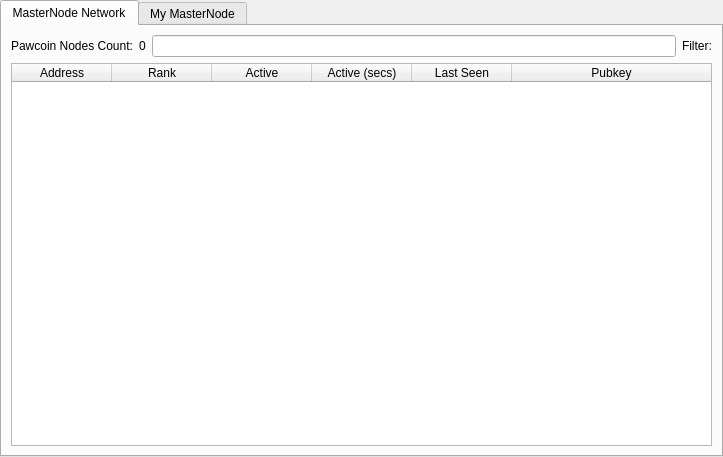
<?xml version="1.0" encoding="UTF-8"?>
<ui version="4.0">
 <class>MasternodeManager</class>
 <widget class="QWidget" name="MasternodeManager">
  <property name="geometry">
   <rect>
    <x>0</x>
    <y>0</y>
    <width>723</width>
    <height>457</height>
   </rect>
  </property>
  <property name="windowTitle">
   <string>Form</string>
  </property>
  <layout class="QVBoxLayout" name="topLayout">
   <property name="leftMargin">
    <number>0</number>
   </property>
   <property name="topMargin">
    <number>0</number>
   </property>
   <property name="rightMargin">
    <number>0</number>
   </property>
   <property name="bottomMargin">
    <number>0</number>
   </property>
   <item>
    <layout class="QVBoxLayout" name="verticalLayout">
     <property name="bottomMargin">
      <number>0</number>
     </property>
     <item>
      <widget class="QTabWidget" name="tabWidget">
       <property name="currentIndex">
        <number>0</number>
       </property>
       <widget class="QWidget" name="tab">
        <attribute name="title">
         <string>MasterNode Network</string>
        </attribute>
        <layout class="QGridLayout" name="gridLayout">
         <item row="1" column="0">
          <widget class="QTableWidget" name="tableWidget">
           <property name="editTriggers">
            <set>QAbstractItemView::NoEditTriggers</set>
           </property>
           <property name="alternatingRowColors">
            <bool>true</bool>
           </property>
           <property name="selectionBehavior">
            <enum>QAbstractItemView::SelectRows</enum>
           </property>
           <attribute name="horizontalHeaderStretchLastSection">
            <bool>true</bool>
           </attribute>
           <column>
            <property name="text">
             <string>Address</string>
            </property>
           </column>
           <column>
            <property name="text">
             <string>Rank</string>
            </property>
           </column>
           <column>
            <property name="text">
             <string>Active</string>
            </property>
           </column>
           <column>
            <property name="text">
             <string>Active (secs)</string>
            </property>
           </column>
           <column>
            <property name="text">
             <string>Last Seen</string>
            </property>
           </column>
           <column>
            <property name="text">
             <string>Pubkey</string>
            </property>
           </column>
          </widget>
         </item>
         <item row="0" column="0">
          <layout class="QGridLayout" name="gridLayout2">
          <item row="0" column="0">
          <layout class="QHBoxLayout" name="horizontalLayout_3">
           <property name="bottomMargin">
            <number>0</number>
           </property>
           <item>
            <widget class="QLabel" name="label_2">
             <property name="text">
              <string>Pawcoin Nodes Count:</string>
             </property>
            </widget>
           </item>
           <item>
            <widget class="QLabel" name="countLabel">
                <property name="sizePolicy">
                 <sizepolicy hsizetype="Fixed" vsizetype="Preferred">
                  <horstretch>0</horstretch>
                  <verstretch>0</verstretch>
                 </sizepolicy>
                </property>
                <property name="minimumWidth">
                 <number>140</number>
                </property>
                <property name="maximumWidth">
                 <number>140</number>
                </property>
             <property name="text">
              <string>0</string>
             </property>
            </widget>
           </item>
           </layout>
           </item>
           <item row="0" column="1">
            <layout class="QHBoxLayout" name="horizontalLayout_4">
              <property name="bottomMargin">
               <number>0</number>
              </property>
              <property name="direction">
               <enum>QBoxLayout::RightToLeft</enum>
              </property>
              <item>
               <widget class="QLineEdit" name="filterEdit">
                <property name="clearButtonEnabled">
                 <bool>true</bool>
                </property>
               </widget>
              </item>
              <item>
               <widget class="QLabel" name="filterLabel">
                <property name="text">
                 <string>Filter:</string>
                </property>
               </widget>
              </item>
             </layout>
           </item>
          </layout>
         </item>
        </layout>
       </widget>
       <widget class="QWidget" name="tab_2">
        <attribute name="title">
         <string>My MasterNode</string>
        </attribute>
        <layout class="QGridLayout" name="gridLayout_2">
         <item row="0" column="0">
          <layout class="QVBoxLayout" name="verticalLayout_2">
           <property name="bottomMargin">
            <number>0</number>
           </property>
           <item>
            <layout class="QHBoxLayout" name="horizontalLayout">
             <item>
              <widget class="QPushButton" name="createButton">
               <property name="text">
                <string>&amp;Create...</string>
               </property>
              </widget>
             </item>
             <item>
              <widget class="QPushButton" name="copyAddressButton">
               <property name="text">
                <string>Copy &amp;Address</string>
               </property>
              </widget>
             </item>
             <item>
              <spacer name="horizontalSpacer">
               <property name="orientation">
                <enum>Qt::Horizontal</enum>
               </property>
               <property name="sizeHint" stdset="0">
                <size>
                 <width>40</width>
                 <height>20</height>
                </size>
               </property>
              </spacer>
             </item>
            </layout>
           </item>
           <item>
            <widget class="QTableWidget" name="tableWidget_2">
             <property name="editTriggers">
              <set>QAbstractItemView::NoEditTriggers</set>
             </property>
             <property name="alternatingRowColors">
              <bool>true</bool>
             </property>
             <property name="selectionMode">
              <enum>QAbstractItemView::SingleSelection</enum>
             </property>
             <property name="selectionBehavior">
              <enum>QAbstractItemView::SelectRows</enum>
             </property>
             <attribute name="horizontalHeaderStretchLastSection">
              <bool>true</bool>
             </attribute>
             <column>
              <property name="text">
               <string>Alias</string>
              </property>
             </column>
             <column>
              <property name="text">
               <string>IP/Onion</string>
              </property>
             </column>
             <column>
              <property name="text">
               <string>Status</string>
              </property>
             </column>
             <column>
              <property name="text">
               <string>Collateral Address</string>
              </property>
             </column>
            </widget>
           </item>
           <item>
            <layout class="QHBoxLayout" name="horizontalLayout_2">
             <property name="bottomMargin">
              <number>0</number>
             </property>
             <item>
              <widget class="QPushButton" name="editButton">
               <property name="text">
                <string>&amp;Edit</string>
               </property>
              </widget>
             </item>
             <item>
              <widget class="QPushButton" name="getConfigButton">
               <property name="text">
                <string>&amp;Get Config</string>
               </property>
              </widget>
             </item>
             <item>
              <widget class="QPushButton" name="removeButton">
               <property name="text">
                <string>&amp;Remove</string>
               </property>
              </widget>
             </item>
             <item>
              <spacer name="horizontalSpacer_2">
               <property name="orientation">
                <enum>Qt::Horizontal</enum>
               </property>
               <property name="sizeHint" stdset="0">
                <size>
                 <width>40</width>
                 <height>20</height>
                </size>
               </property>
              </spacer>
             </item>
            </layout>
           </item>
           <item>
            <layout class="QHBoxLayout" name="horizontalLayout_4">
             <property name="bottomMargin">
              <number>0</number>
             </property>
             <item>
              <widget class="QPushButton" name="startButton">
               <property name="text">
                <string>&amp;Start</string>
               </property>
              </widget>
             </item>
             <item>
              <widget class="QPushButton" name="stopButton">
               <property name="text">
                <string>Sto&amp;p</string>
               </property>
              </widget>
             </item>
             <item>
              <spacer name="horizontalSpacer_4">
               <property name="orientation">
                <enum>Qt::Horizontal</enum>
               </property>
               <property name="sizeHint" stdset="0">
                <size>
                 <width>40</width>
                 <height>20</height>
                </size>
               </property>
              </spacer>
             </item>
            </layout>
           </item>
           <item>
            <layout class="QHBoxLayout" name="horizontalLayout_5">
             <property name="bottomMargin">
              <number>0</number>
             </property>
             <item>
              <widget class="QPushButton" name="startAllButton">
               <property name="text">
                <string>S&amp;tart All</string>
               </property>
              </widget>
             </item>
             <item>
              <widget class="QPushButton" name="stopAllButton">
               <property name="text">
                <string>St&amp;op All</string>
               </property>
              </widget>
             </item>
             <item>
              <spacer name="horizontalSpacer_5">
               <property name="orientation">
                <enum>Qt::Horizontal</enum>
               </property>
               <property name="sizeHint" stdset="0">
                <size>
                 <width>40</width>
                 <height>20</height>
                </size>
               </property>
              </spacer>
             </item>
            </layout>
           </item>
          </layout>
         </item>
        </layout>
       </widget>
      </widget>
     </item>
    </layout>
   </item>
  </layout>
 </widget>
 <resources/>
 <connections/>
</ui>
